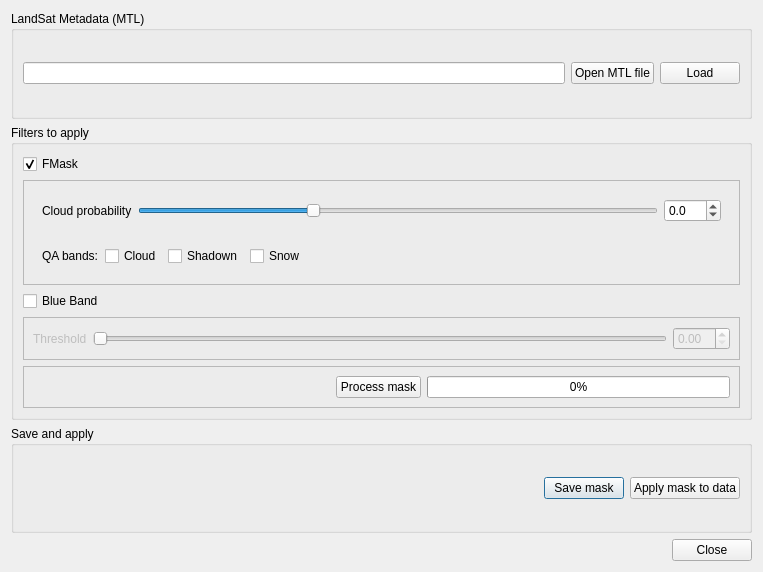
<?xml version="1.0" encoding="UTF-8"?>
<ui version="4.0">
 <class>CloudMaskingDialogBase</class>
 <widget class="QDialog" name="CloudMaskingDialogBase">
  <property name="geometry">
   <rect>
    <x>0</x>
    <y>0</y>
    <width>763</width>
    <height>572</height>
   </rect>
  </property>
  <property name="windowTitle">
   <string>Cloud masking</string>
  </property>
  <layout class="QGridLayout" name="gridLayout">
   <item row="2" column="0">
    <widget class="QGroupBox" name="groupBox">
     <property name="title">
      <string>Save and apply</string>
     </property>
     <layout class="QHBoxLayout" name="horizontalLayout_3">
      <item>
       <spacer name="horizontalSpacer_3">
        <property name="orientation">
         <enum>Qt::Horizontal</enum>
        </property>
        <property name="sizeHint" stdset="0">
         <size>
          <width>40</width>
          <height>20</height>
         </size>
        </property>
       </spacer>
      </item>
      <item>
       <widget class="QPushButton" name="pushButton_4">
        <property name="text">
         <string>Save mask</string>
        </property>
       </widget>
      </item>
      <item>
       <widget class="QPushButton" name="pushButton_5">
        <property name="text">
         <string>Apply mask to data</string>
        </property>
       </widget>
      </item>
     </layout>
    </widget>
   </item>
   <item row="3" column="0">
    <widget class="QDialogButtonBox" name="button_close">
     <property name="enabled">
      <bool>true</bool>
     </property>
     <property name="orientation">
      <enum>Qt::Horizontal</enum>
     </property>
     <property name="standardButtons">
      <set>QDialogButtonBox::Close</set>
     </property>
     <property name="centerButtons">
      <bool>false</bool>
     </property>
    </widget>
   </item>
   <item row="0" column="0">
    <widget class="QGroupBox" name="groupBox_MTL">
     <property name="title">
      <string>LandSat Metadata (MTL)</string>
     </property>
     <layout class="QGridLayout" name="gridLayout_6">
      <item row="0" column="1">
       <widget class="QPushButton" name="pushButton">
        <property name="text">
         <string>Open MTL file</string>
        </property>
       </widget>
      </item>
      <item row="0" column="0">
       <widget class="QLineEdit" name="lineEdit"/>
      </item>
      <item row="0" column="2">
       <widget class="QPushButton" name="pushButton_2">
        <property name="text">
         <string>Load</string>
        </property>
       </widget>
      </item>
     </layout>
    </widget>
   </item>
   <item row="1" column="0">
    <widget class="QGroupBox" name="groupBox_Filters">
     <property name="title">
      <string>Filters to apply</string>
     </property>
     <layout class="QGridLayout" name="gridLayout_2">
      <item row="0" column="1">
       <widget class="QCheckBox" name="checkBox_FMask">
        <property name="enabled">
         <bool>true</bool>
        </property>
        <property name="text">
         <string>FMask</string>
        </property>
        <property name="checked">
         <bool>true</bool>
        </property>
       </widget>
      </item>
      <item row="3" column="1">
       <widget class="QFrame" name="frame_BlueBand">
        <property name="enabled">
         <bool>false</bool>
        </property>
        <property name="frameShape">
         <enum>QFrame::StyledPanel</enum>
        </property>
        <property name="frameShadow">
         <enum>QFrame::Raised</enum>
        </property>
        <layout class="QGridLayout" name="gridLayout_4">
         <item row="0" column="1">
          <widget class="QSlider" name="horizontalSlider_BB">
           <property name="orientation">
            <enum>Qt::Horizontal</enum>
           </property>
          </widget>
         </item>
         <item row="0" column="0">
          <widget class="QLabel" name="label_2">
           <property name="text">
            <string>Threshold</string>
           </property>
          </widget>
         </item>
         <item row="0" column="2">
          <widget class="QDoubleSpinBox" name="doubleSpinBox_BB"/>
         </item>
        </layout>
       </widget>
      </item>
      <item row="1" column="1">
       <widget class="QFrame" name="frame_FMask">
        <property name="frameShape">
         <enum>QFrame::StyledPanel</enum>
        </property>
        <property name="frameShadow">
         <enum>QFrame::Raised</enum>
        </property>
        <layout class="QGridLayout" name="gridLayout_3">
         <item row="3" column="0">
          <widget class="QWidget" name="widget_2" native="true">
           <layout class="QHBoxLayout" name="horizontalLayout">
            <item>
             <widget class="QLabel" name="label_3">
              <property name="text">
               <string>QA bands:</string>
              </property>
             </widget>
            </item>
            <item>
             <widget class="QCheckBox" name="checkBox_2">
              <property name="text">
               <string>Cloud</string>
              </property>
             </widget>
            </item>
            <item>
             <widget class="QCheckBox" name="checkBox_3">
              <property name="text">
               <string>Shadown</string>
              </property>
             </widget>
            </item>
            <item>
             <widget class="QCheckBox" name="checkBox">
              <property name="text">
               <string>Snow</string>
              </property>
             </widget>
            </item>
            <item>
             <spacer name="horizontalSpacer">
              <property name="orientation">
               <enum>Qt::Horizontal</enum>
              </property>
              <property name="sizeHint" stdset="0">
               <size>
                <width>40</width>
                <height>20</height>
               </size>
              </property>
             </spacer>
            </item>
           </layout>
          </widget>
         </item>
         <item row="2" column="0">
          <widget class="QWidget" name="widget" native="true">
           <layout class="QGridLayout" name="gridLayout_5">
            <item row="1" column="2">
             <widget class="QDoubleSpinBox" name="doubleSpinBox_CP">
              <property name="decimals">
               <number>1</number>
              </property>
              <property name="minimum">
               <double>-50.000000000000000</double>
              </property>
              <property name="singleStep">
               <double>0.100000000000000</double>
              </property>
             </widget>
            </item>
            <item row="1" column="0">
             <widget class="QLabel" name="label">
              <property name="text">
               <string>Cloud probability</string>
              </property>
             </widget>
            </item>
            <item row="1" column="1">
             <widget class="QSlider" name="horizontalSlider_CP">
              <property name="minimum">
               <number>-50</number>
              </property>
              <property name="maximum">
               <number>100</number>
              </property>
              <property name="singleStep">
               <number>1</number>
              </property>
              <property name="orientation">
               <enum>Qt::Horizontal</enum>
              </property>
             </widget>
            </item>
           </layout>
          </widget>
         </item>
        </layout>
       </widget>
      </item>
      <item row="2" column="1">
       <widget class="QCheckBox" name="checkBox_BlueBand">
        <property name="text">
         <string>Blue Band</string>
        </property>
       </widget>
      </item>
      <item row="4" column="1" rowspan="3">
       <widget class="QFrame" name="frame">
        <property name="frameShape">
         <enum>QFrame::StyledPanel</enum>
        </property>
        <property name="frameShadow">
         <enum>QFrame::Plain</enum>
        </property>
        <property name="lineWidth">
         <number>0</number>
        </property>
        <layout class="QHBoxLayout" name="horizontalLayout_2">
         <item>
          <spacer name="horizontalSpacer_2">
           <property name="orientation">
            <enum>Qt::Horizontal</enum>
           </property>
           <property name="sizeHint" stdset="0">
            <size>
             <width>40</width>
             <height>20</height>
            </size>
           </property>
          </spacer>
         </item>
         <item>
          <widget class="QPushButton" name="pushButton_3">
           <property name="text">
            <string>Process mask</string>
           </property>
          </widget>
         </item>
         <item>
          <widget class="QProgressBar" name="progressBar">
           <property name="value">
            <number>0</number>
           </property>
           <property name="invertedAppearance">
            <bool>false</bool>
           </property>
          </widget>
         </item>
        </layout>
       </widget>
      </item>
     </layout>
    </widget>
   </item>
  </layout>
 </widget>
 <tabstops>
  <tabstop>lineEdit</tabstop>
  <tabstop>pushButton</tabstop>
  <tabstop>pushButton_2</tabstop>
  <tabstop>checkBox_FMask</tabstop>
  <tabstop>horizontalSlider_CP</tabstop>
  <tabstop>doubleSpinBox_CP</tabstop>
  <tabstop>checkBox_2</tabstop>
  <tabstop>checkBox_3</tabstop>
  <tabstop>checkBox</tabstop>
  <tabstop>checkBox_BlueBand</tabstop>
  <tabstop>horizontalSlider_BB</tabstop>
  <tabstop>doubleSpinBox_BB</tabstop>
 </tabstops>
 <resources/>
 <connections>
  <connection>
   <sender>button_close</sender>
   <signal>accepted()</signal>
   <receiver>CloudMaskingDialogBase</receiver>
   <slot>accept()</slot>
   <hints>
    <hint type="sourcelabel">
     <x>18</x>
     <y>565</y>
    </hint>
    <hint type="destinationlabel">
     <x>20</x>
     <y>20</y>
    </hint>
   </hints>
  </connection>
  <connection>
   <sender>button_close</sender>
   <signal>rejected()</signal>
   <receiver>CloudMaskingDialogBase</receiver>
   <slot>reject()</slot>
   <hints>
    <hint type="sourcelabel">
     <x>18</x>
     <y>565</y>
    </hint>
    <hint type="destinationlabel">
     <x>20</x>
     <y>20</y>
    </hint>
   </hints>
  </connection>
  <connection>
   <sender>checkBox_FMask</sender>
   <signal>toggled(bool)</signal>
   <receiver>frame_FMask</receiver>
   <slot>setEnabled(bool)</slot>
   <hints>
    <hint type="sourcelabel">
     <x>93</x>
     <y>159</y>
    </hint>
    <hint type="destinationlabel">
     <x>116</x>
     <y>273</y>
    </hint>
   </hints>
  </connection>
  <connection>
   <sender>checkBox_BlueBand</sender>
   <signal>toggled(bool)</signal>
   <receiver>frame_BlueBand</receiver>
   <slot>setEnabled(bool)</slot>
   <hints>
    <hint type="sourcelabel">
     <x>63</x>
     <y>305</y>
    </hint>
    <hint type="destinationlabel">
     <x>80</x>
     <y>363</y>
    </hint>
   </hints>
  </connection>
 </connections>
</ui>
